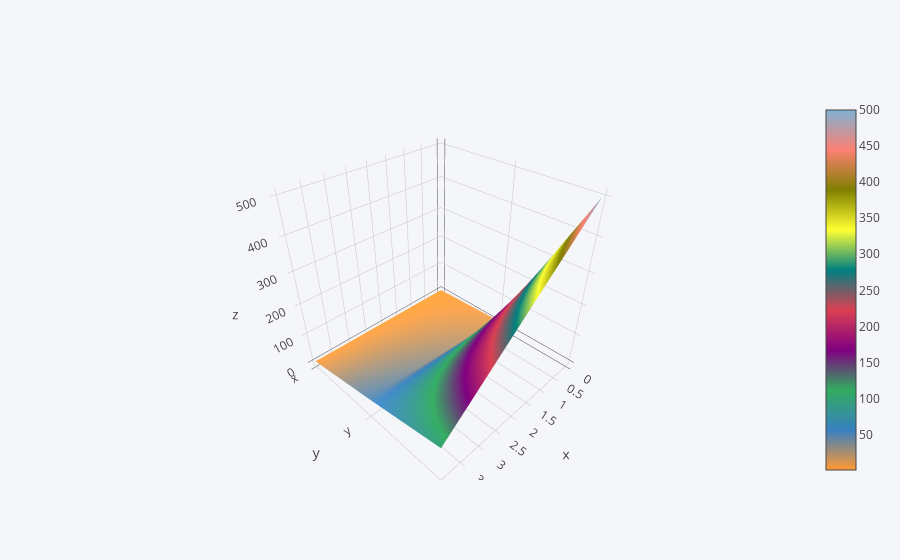

Here is the notebook cell this chart was saved with:
### Code cell
df3.iplot(kind='surface')

### Figure 1 — Plotly figure (JSON) as saved in the notebook; plotly's stock layout.template omitted (floating-point values rounded to 4 significant figures)
{"data": [{"colorscale": [[0, "rgb(255, 153, 51)"], [0.1111, "rgb(55, 128, 191)"], [0.2222, "rgb(50, 171, 96)"], [0.3333, "rgb(128, 0, 128)"], [0.4444, "rgb(219, 64, 82)"], [0.5556, "rgb(0, 128, 128)"], [0.6667, "rgb(255, 255, 51)"], [0.7778, "rgb(128, 128, 0)"], [0.8889, "rgb(251, 128, 114)"], [1, "rgb(128, 177, 211)"]], "type": "surface", "uid": "3d758eab-588c-488a-8b46-0639db62b17c", "x": [0, 1, 2, 3, 4], "y": ["x", "y", "z"], "z": [[1, 2, 3, 4, 5], [10, 20, 30, 40, 50], [500, 400, 300, 200, 100]]}], "layout": {"legend": {"bgcolor": "#F5F6F9", "font": {"color": "#4D5663"}}, "paper_bgcolor": "#F5F6F9", "plot_bgcolor": "#F5F6F9", "title": {"font": {"color": "#4D5663"}}, "xaxis": {"gridcolor": "#E1E5ED", "showgrid": true, "tickfont": {"color": "#4D5663"}, "title": {"font": {"color": "#4D5663"}, "text": ""}, "zerolinecolor": "#E1E5ED"}, "yaxis": {"gridcolor": "#E1E5ED", "showgrid": true, "tickfont": {"color": "#4D5663"}, "title": {"font": {"color": "#4D5663"}, "text": ""}, "zerolinecolor": "#E1E5ED"}}}
